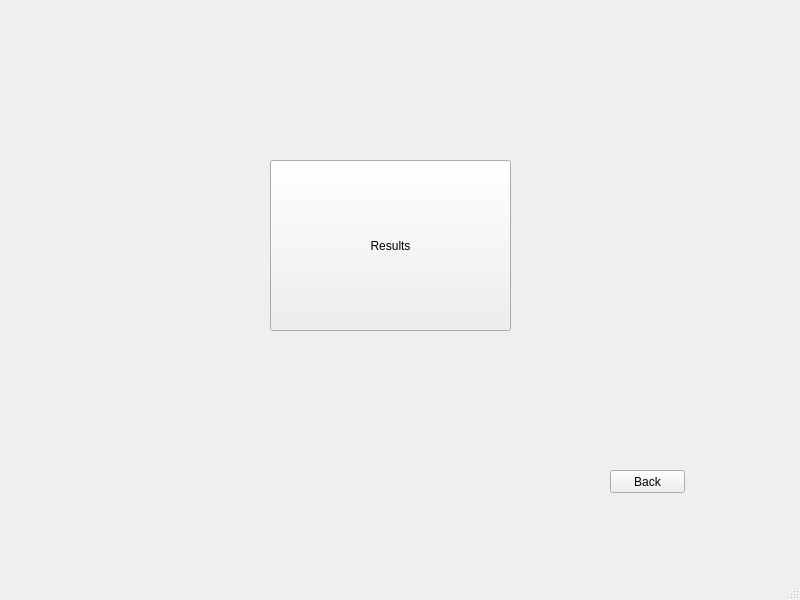
<?xml version="1.0" encoding="UTF-8"?>
<ui version="4.0">
 <class>ResultsWindow</class>
 <widget class="QMainWindow" name="ResultsWindow">
  <property name="geometry">
   <rect>
    <x>0</x>
    <y>0</y>
    <width>800</width>
    <height>600</height>
   </rect>
  </property>
  <property name="windowTitle">
   <string>MainWindow</string>
  </property>
  <widget class="QWidget" name="centralwidget">
   <widget class="QPushButton" name="pushButton">
    <property name="geometry">
     <rect>
      <x>270</x>
      <y>160</y>
      <width>241</width>
      <height>171</height>
     </rect>
    </property>
    <property name="text">
     <string>Results</string>
    </property>
   </widget>
   <widget class="QPushButton" name="pushButton_back">
    <property name="geometry">
     <rect>
      <x>610</x>
      <y>470</y>
      <width>75</width>
      <height>23</height>
     </rect>
    </property>
    <property name="text">
     <string>Back</string>
    </property>
   </widget>
  </widget>
  <widget class="QMenuBar" name="menubar">
   <property name="geometry">
    <rect>
     <x>0</x>
     <y>0</y>
     <width>800</width>
     <height>21</height>
    </rect>
   </property>
  </widget>
  <widget class="QStatusBar" name="statusbar"/>
 </widget>
 <resources/>
 <connections/>
</ui>
